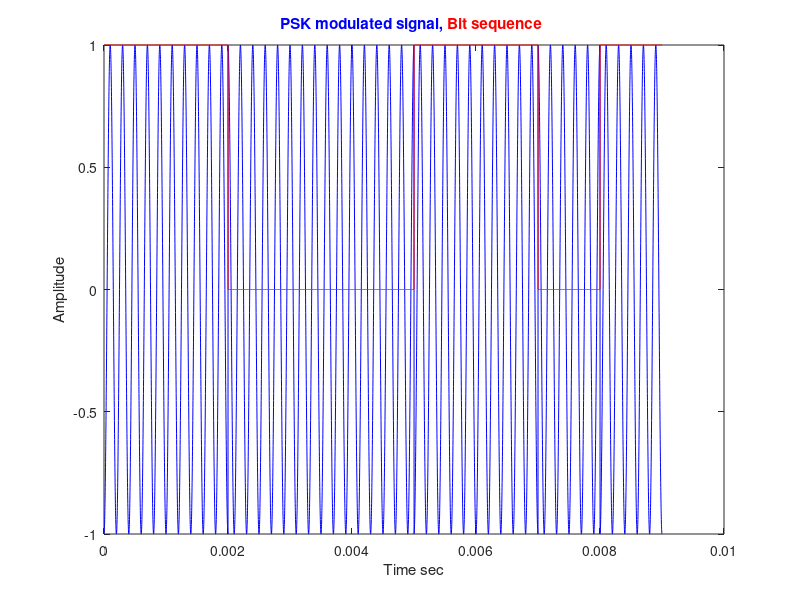
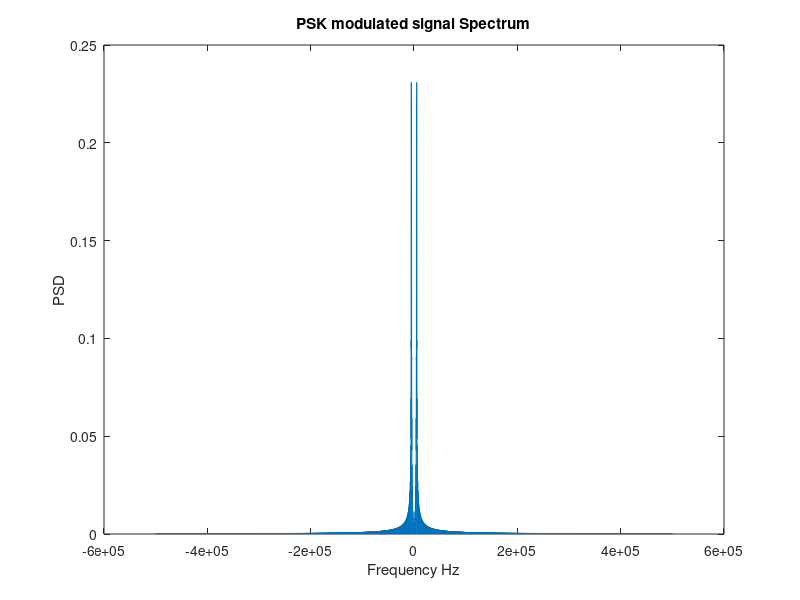
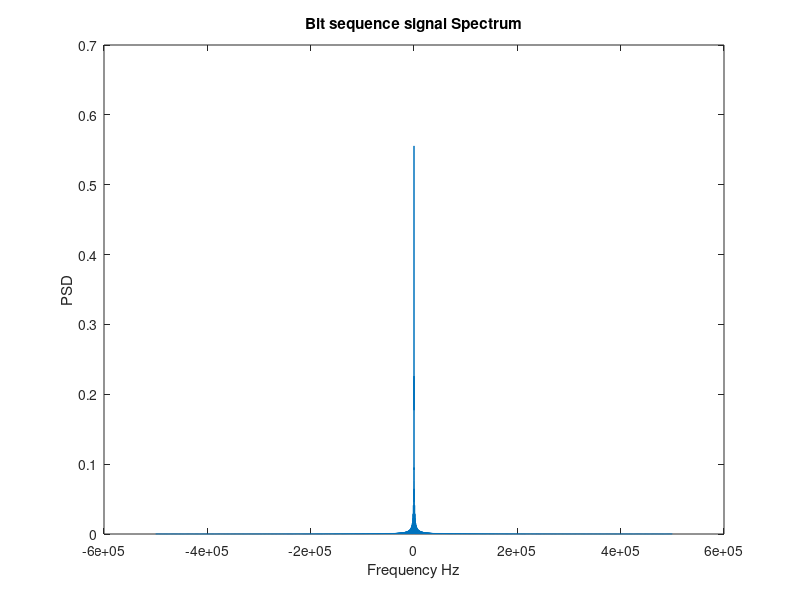

Recreate these plots in MATLAB, in order.
% m = bit sequence 
m = [1 1 0 0 0 1 1 0 1];
n = length(m);

% Tb = Period of bit 
Tb = 1e-3;

dt = 10e-7;
phase = [];
% msig = m bit sequence sampled with fs = 5000 Hz
msig = [];
for i = 1:1:n
    for j = dt:dt:Tb
        phase = [phase pi*m(i)];
        msig = [msig m(i)];
    end
end

% psk_sig = PSK modulated signal 
fc = 5000;
Tw = Tb*n;
tm = dt:dt:Tw;
psk_sig = cos(2*pi*fc*tm + phase);
figure
plot(tm, psk_sig, 'b')
hold on 
plot(tm, msig, 'r')
title('\color{blue}PSK modulated signal, \color{red}Bit sequence ')
xlabel('Time sec')
ylabel('Amplitude')

% f vector and BW calculation
BW=1/dt;
N=Tw/dt;
df=BW/N;
f=-BW/2:df:BW/2-df;

% F_psk = psk_sig Spectrum 
F_psk=fftshift(fft(psk_sig))/N;
figure
plot(f, abs(F_psk))
title('PSK modulated signal Spectrum');
xlabel('Frequency Hz')
ylabel('PSD')

% F_msig = msig Spectrum 
F_msig=fftshift(fft(msig))/N;
figure
plot(f, abs(F_msig))
title('Bit sequence signal Spectrum');
xlabel('Frequency Hz')
ylabel('PSD')

